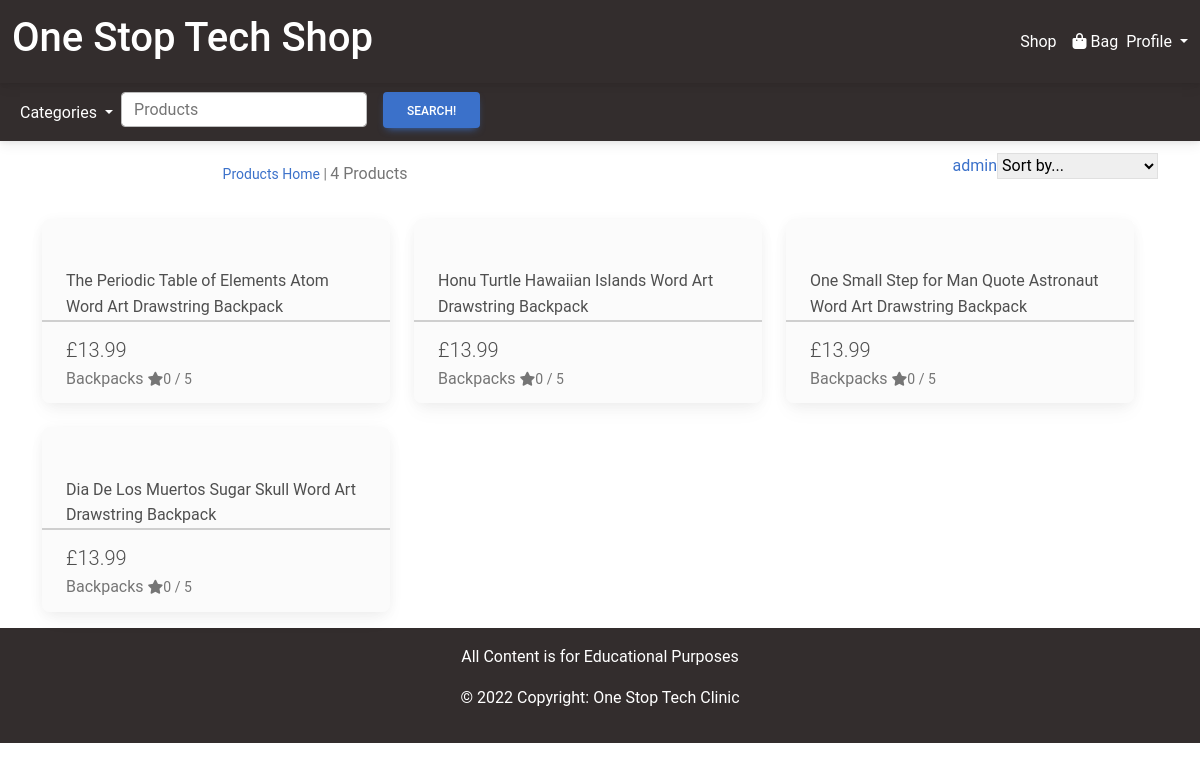
Screenshot of /products/?category=Backpacks with the database file from the repository.
### products/models.py (models this page shows, shortened)
class Product(models.Model):
    title=models.CharField(max_length=254,null=True, blank=True)
    brand =models.CharField(max_length=254,null=True, blank=True)
    sku = models.CharField(max_length=254, null=True, blank=True)
    price=models.DecimalField(max_digits=12, decimal_places = 2, null=True, blank=True)
    currency=models.CharField(max_length=254,null=True, blank=True)
    images=models.URLField(null=True,blank=True)
    category=models.ForeignKey('Category',null=True, blank=True, on_delete=models.SET_NULL)
    description=models.CharField(max_length=1024, null=True, blank=True)
    average_rating=models.CharField(max_length=254,null=True, blank=True)
    reviews_count= models.IntegerField(null=True, blank=True)
    has_sizes = models.BooleanField(default=False, null=True, blank=True)

class Category(models.Model):
    class Meta:
        verbose_name_plural = 'Sub_Categories'
    name = models.CharField(max_length=254)
    parentCategory = models.ForeignKey('CategoryParent',null=True,blank=True, on_delete=models.SET_NULL)

### products/views.py (the view, shortened to what this page needs)
# urls.py: path('products/', include('products.urls')),
def products(request):
    products = Product.objects.all()
    categories = None
    sort = None
    direction = None
    query = None
    all_categories = Category.objects.all()
    parent_categories = CategoryParent.objects.all()
    if request.GET:
        if 'category' in request.GET: #category filtering
            categories = request.GET['category'].split(',')
            products = products.filter(category__name__in=categories)
            categories = Category.objects.filter(name__in=categories)
        if 'query' in request.GET:
            query = request.GET['query']
            queries = Q(title__icontains=query) | Q(description__icontains=query)
            products = products.filter(queries)
    current_sorting = f'{sort}_{direction}'
    context={
        'products':products,
        'selected_categories':categories,
        'current_sorting':current_sorting,
        'query':query,
        'categories':all_categories,
        'parent_categories':parent_categories,
    }
    return render(request,'products.html',context)

### bag/contexts.py (called while the page is built, shortened)
def bag_contents(request):
    bag_items =[]
    total=0
    product_count=0
    bag=request.session.get('bag',{})
    delivery = 0
    context = {
        'bag_items': bag_items,
        'total': total,
        'product_count': product_count,
        'delivery': delivery,
    }
    return context

### products/templates/products.html (shortened to what this page needs)
{% extends 'base.html' %}
{% load static %}
{% block content %}
<div class="container">
    <div class="row mt-1 mb-2">
        <div class="col-12 col-md-6 ">
            <div class="sort-select-wrapper mt-2 d-flex justify-content-end ">
                <a href="{% url 'admin' %}">admin </a>
                <select name="sort-selector" id="sort-selector"
                    class="custom-select custom-select-sm rounded-0 border border-{%if current_sorting != 'None_None' %}info{%else%}black{%endif%}">
                    <option value="reset" {% if current_sorting == 'None_None' %}selected{% endif %}>Sort by...</option>
                </select>
            </div>
        </div>
        <div class="col-12 col-md-6 order-md-first">
            <p class="text-muted mt-3 text-center text-md-left">
                {% if query or categories or current_sorting != 'None_None' %}
                <span class="small"><a href="{% url 'products' %}">Products Home</a> | </span>
                {% endif %}
                {{ products|length }} Products
            </p>
        </div>
        <div class="row w-100">
            {% for product in products %}
            <div class="col-sm-6 col-md-6 col-lg-4 mt-3 mb-2">
                <div class="card  h-100 border-1 bg-light">
                    {% if product.images %}
                    <a href="{% url 'productInfo' product.id %}">
                    </a>
                    {% else %}
                        <a href="{% url 'productInfo' product.id %}"><p> image</p></a>
                    {% endif %}
                    <div class="card-body pb-0">
                        <p class="mb-0">{{product.title}}</p>
                    </div>
                    <div class="card-footer bg-light">
                        <p class="lead mb-0 text-left font-weight-bold">£{{product.price}}</p>
                        {% if product.category %}
                            <a href="{% url 'products' %}?category={{ product.category.name }}"
                            class="text-muted">{{ product.category.name }}</a>
                        {% endif %}
                        {% if product.average_rating%}
                            <small class="text-muted"><i class="fas fa-star mr-1"></i>{{product.average_rating}} / 5</small>
                        {% elif product.average_rating == 0 %}
                            <small class="text-muted">No Rating</small>
                        {% endif %}
                    </div>
                </div>
            </div>
            {% endfor %}
        </div>
    </div>
{% endblock %}

### static/css/style.css (style rules this page uses)
body { text-align:center; display:grid; }

### rows the page displays
Product: title "The Periodic Table of Elements Atom Word Art Drawstring Backpack", price "13.99", category.name "Backpacks", average_rating "0"
Product: title "Honu Turtle Hawaiian Islands Word Art Drawstring Backpack", price "13.99", category.name "Backpacks", average_rating "0"
Product: title "One Small Step for Man Quote Astronaut Word Art Drawstring Backpack", price "13.99", category.name "Backpacks", average_rating "0"
Product: title "Dia De Los Muertos Sugar Skull Word Art Drawstring Backpack", price "13.99", category.name "Backpacks", average_rating "0"

### other values shown
{{ products|length }} "4"
